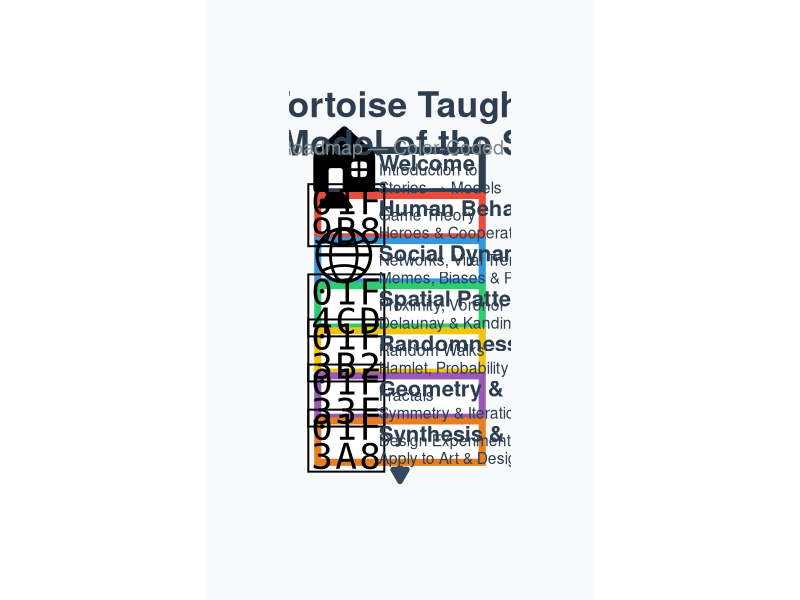
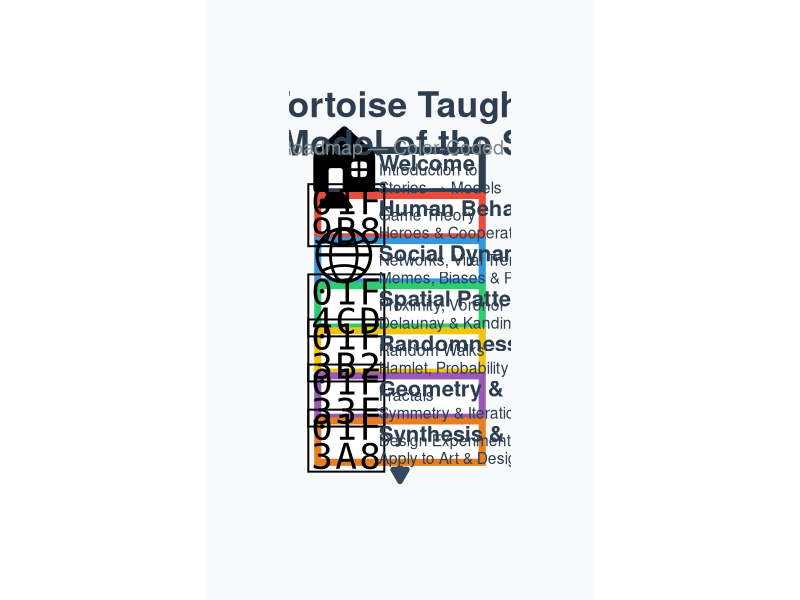

The R source for these figures, in order:
library(ggplot2)
library(dplyr)
library(tibble)

roadmap_data <- tribble(
  ~y, ~title, ~desc, ~color, ~icon,
  0, "Welcome", "Introduction to\nStories → Models", "#2c3e50", "🏠",
  -1.7, "Human Behavior", "Game Theory\nHeroes & Cooperation", "#e74c3c", "🦸",
  -3.4, "Social Dynamics", "Networks, Viral Trends\nMemes, Biases & Rumours", "#3498db", "🌐",
  -5.1, "Spatial Patterns", "Proximity, Voronoi\nDelaunay & Kandinsky", "#2ecc71", "📍",
  -6.8, "Randomness", "Random Walks\nHamlet, Probability", "#f1c40f", "🎲",
  -8.5, "Geometry & Emergence", "Fractals\nSymmetry & Iteration", "#9b59b6", "🌿",
  -10.2, "Synthesis & Projects", "Design Experiments\nApply to Art & Design", "#e67e22", "🎨"
)

p <- ggplot(roadmap_data, aes(x = 0, y = y)) +
  geom_segment(aes(xend = 0, yend = y - 1.5),
    color = "#34495e", linewidth = 1.9,
    arrow = arrow(length = unit(0.35, "cm"), type = "closed")
  ) +

  # Even wider boxes
  geom_rect(
    aes(
      xmin = -3.1, xmax = 3.1,
      ymin = y - 0.78, ymax = y + 0.78
    ),
    fill = "white", color = roadmap_data$color, linewidth = 2.4
  ) +

  # Icons (shifted left)
  geom_text(aes(label = icon), size = 20, nudge_x = -2.1, nudge_y = 0.3) +

  # Titles (bold, left-aligned inside box)
  geom_text(aes(label = title),
    size = 5.6, fontface = "bold",
    color = "#2c3e50", nudge_x = -0.8, nudge_y = 0.3, hjust = 0
  ) +

  # Descriptions
  geom_text(aes(label = desc),
    size = 3.95, color = "#2c3e50",
    nudge_x = -0.8, nudge_y = -0.28, hjust = 0, lineheight = 0.95
  ) +
  annotate("text",
    x = 0, y = 1.8,
    label = "Old Tortoise Taught Us:\nThe Model of the Story",
    size = 9, fontface = "bold", color = "#2c3e50", lineheight = 0.9
  ) +
  annotate("text",
    x = 0, y = 0.9,
    label = "Visual Roadmap — Color-Coded Themes",
    size = 5, color = "#7f8c8d"
  ) +
  theme_void() +
  theme(
    plot.background = element_rect(fill = "#f8f9fa", color = NA),
    plot.margin = margin(60, 60, 70, 60)
  ) +
  coord_fixed(xlim = c(-3.8, 3.8), ylim = c(-11.8, 2.6))

print(p)

ggsave("content/materials/code/enhanced_roadmap_ggplot.png", p, width = 12, height = 15.5, dpi = 300, bg = "#f8f9fa")
